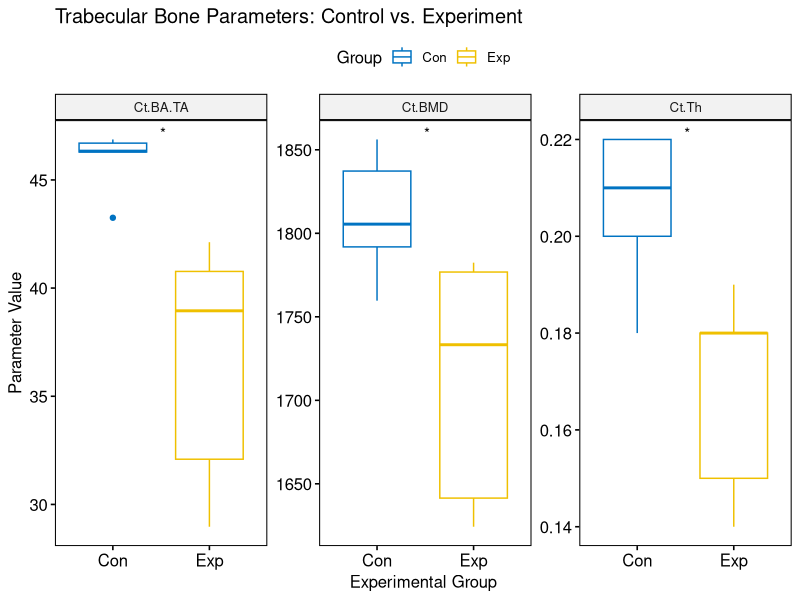

The R source for this figure:
## ---- chunk 1
knitr::opts_chunk$set(echo = TRUE)
## ---- chunk 2
if(!require(dplyr)) install.packages("dplyr")
if(!require(rstatix)) install.packages("rstatix")
if(!require(ggpubr)) install.packages("ggpubr")
## ---- chunk 3
library(dplyr)
library(rstatix)
library(ggpubr)
## ---- chunk 4
my_data <- data.frame(
  Group = rep(c("Con", "Exp"), each = 5),
  Tb.BV.TV = c(14.53, 14.16, 16.2, 17.45, 16.43,14.13,14.94,13.77,10.39,11.03), 
  Tb.N = c(4.14,4.67,4.48,4.83,4.22,3.99,3.85,3.71,3.29,3.41),
  Tb.BMD = c(174.391323,180.70556,180.098287,184.629318,174.102078,174.491972,174.125246,171.085229,150.253229,153.522325)
)
## ---- chunk 5
my_data <- data.frame(
  Group = rep(c("Con", "Exp"), each = 5),
  Ct.BA.TA = c(46.33,43.25,46.7,46.29,46.87,40.77,42.12,38.95,28.97,32.09), 
  Ct.BMD = c(1805.48,1759.67,1791.86,1837.26,1856.18,1776.8,1782.42,1733.28,1624.32,1641.45),
  Ct.Th = c(0.2,0.18,0.21,0.22,0.22,0.18,0.19,0.18,0.14,0.15)
)
## ---- chunk 6
scaled_data <- my_data %>%
  # mutate_at(vars(BV.TV, Tb.N, Tb.Th, SMI), scale)
  # mutate_at(vars(Tb.BV.TV, Tb.N, Tb.BMD), scale)
  mutate_at(vars(Ct.BA.TA, Ct.BMD, Ct.Th), scale)
## ---- chunk 7
# manova_result <- manova(cbind(BV.TV, Tb.N, Tb.Th, SMI) ~ Group, data = my_data)
# manova_result <- manova(cbind(Tb.BV.TV, Tb.N, Tb.BMD) ~ Group, data = my_data)
manova_result <- manova(cbind(Ct.BA.TA, Ct.BMD, Ct.Th) ~ Group, data = my_data)
## ---- chunk 8
summary(manova_result, test = "Pillai") # Pillai's trace is a robust test statistic
## ---- chunk 9
post_hoc_tests <- my_data %>%
  gather(key = "Parameter", value = "Value", -Group) %>%
  group_by(Parameter) %>%
  t_test(Value ~ Group) %>%
  adjust_pvalue(method = "bonferroni") %>%
  add_significance()

# Print the results of the post-hoc tests
print(post_hoc_tests)
## ---- chunk 10
plot_data <- my_data %>%
  gather(key = "Parameter", value = "Value", -Group)
## ---- chunk 11
ggboxplot(
  plot_data, x = "Group", y = "Value",
  color = "Group", palette = "jco",
  facet.by = "Parameter", scales = "free_y" # 'free_y' is important because of different scales
) +
  stat_compare_means(
    aes(label = ..p.signif..),
    method = "t.test", label.x = 1.5
  ) +
  labs(
    title = "Trabecular Bone Parameters: Control vs. Experiment",
    x = "Experimental Group",
    y = "Parameter Value"
  )
